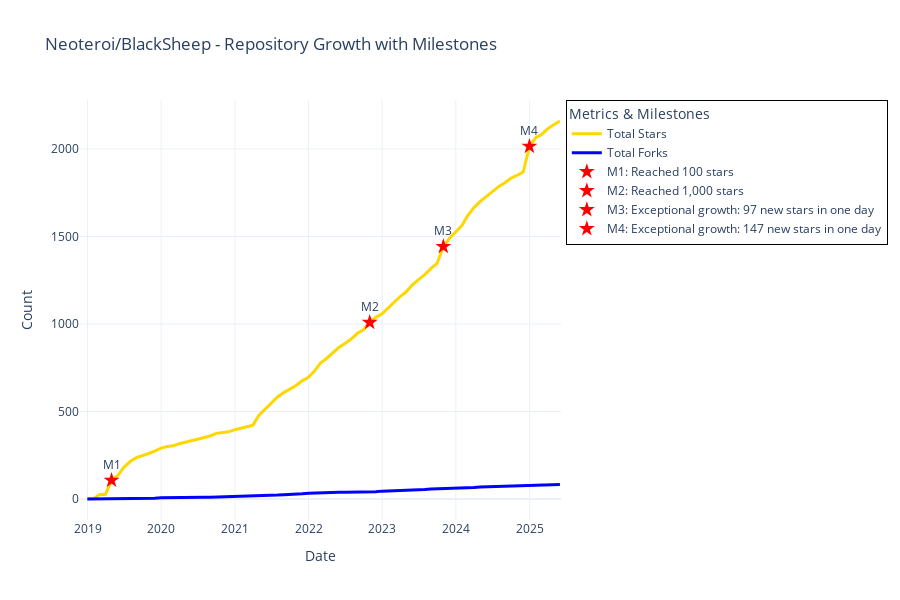

The notebook cell this image was saved under:
### Code cell
# Identify milestones
milestones_df = identify_milestones(timeline_df)
print("\nMilestones DataFrame Preview:")
print(milestones_df.head() if milestones_df is not None else "No milestones found")
# Plot milestones on the timeline

def plot_milestones(timeline_df, milestones_df, repo_name):
    """
    Plot the repository timeline with milestones highlighted.
    
    Parameters:
    -----------
    timeline_df : pandas.DataFrame
        DataFrame containing timeline data
    milestones_df : pandas.DataFrame
        DataFrame containing milestone data
    repo_name : str
        Name of the repository
    """
    if timeline_df is None or milestones_df is None or timeline_df.empty or milestones_df.empty:
        print("No data available to plot")
        return
    
    fig = go.Figure()
    
    # Add cumulative stars and forks
    fig.add_trace(go.Scatter(
        x=timeline_df['date'],
        y=timeline_df['total_stars'],
        mode='lines',
        name='Total Stars',
        line=dict(color='gold', width=3)
    ))
    
    fig.add_trace(go.Scatter(
        x=timeline_df['date'],
        y=timeline_df['total_forks'],
        mode='lines',
        name='Total Forks',
        line=dict(color='blue', width=3)
    ))
    
    # Add milestones with numbers
    for i, milestone in milestones_df.iterrows():
        milestone_num = i + 1  # Start numbering from 1
        fig.add_trace(go.Scatter(
            x=[milestone['date']],
            y=[milestone['stars']],
            mode='markers+text',
            name=f"M{milestone_num}: {milestone['description']}",
            marker=dict(size=12, color='red', symbol='star'),
            text=[f"M{milestone_num}"],
            textposition='top center',
            hoverinfo='text',
            hovertext=f"Milestone {milestone_num}: {milestone['description']}<br>Date: {milestone['date'].strftime('%Y-%m-%d')}<br>Stars: {milestone['stars']}"
        ))
    
    fig.update_layout(
        title=f'{repo_name} - Repository Growth with Milestones',
        xaxis_title='Date',
        yaxis_title='Count',
        legend_title='Metrics & Milestones',
        template='plotly_white',
        height=600,
        # Position legend to the right of the plot
        legend=dict(
            orientation="v",
            yanchor="top",
            y=1.0,
            xanchor="left",
            x=1.01,
            bordercolor="Black",
            borderwidth=1
        ),
        # Add margin to make room for the legend
        margin=dict(r=250)  # Increased right margin
    )
    
    fig.show()

# Plot the milestones on the timeline
plot_milestones(timeline_df, milestones_df, name)
